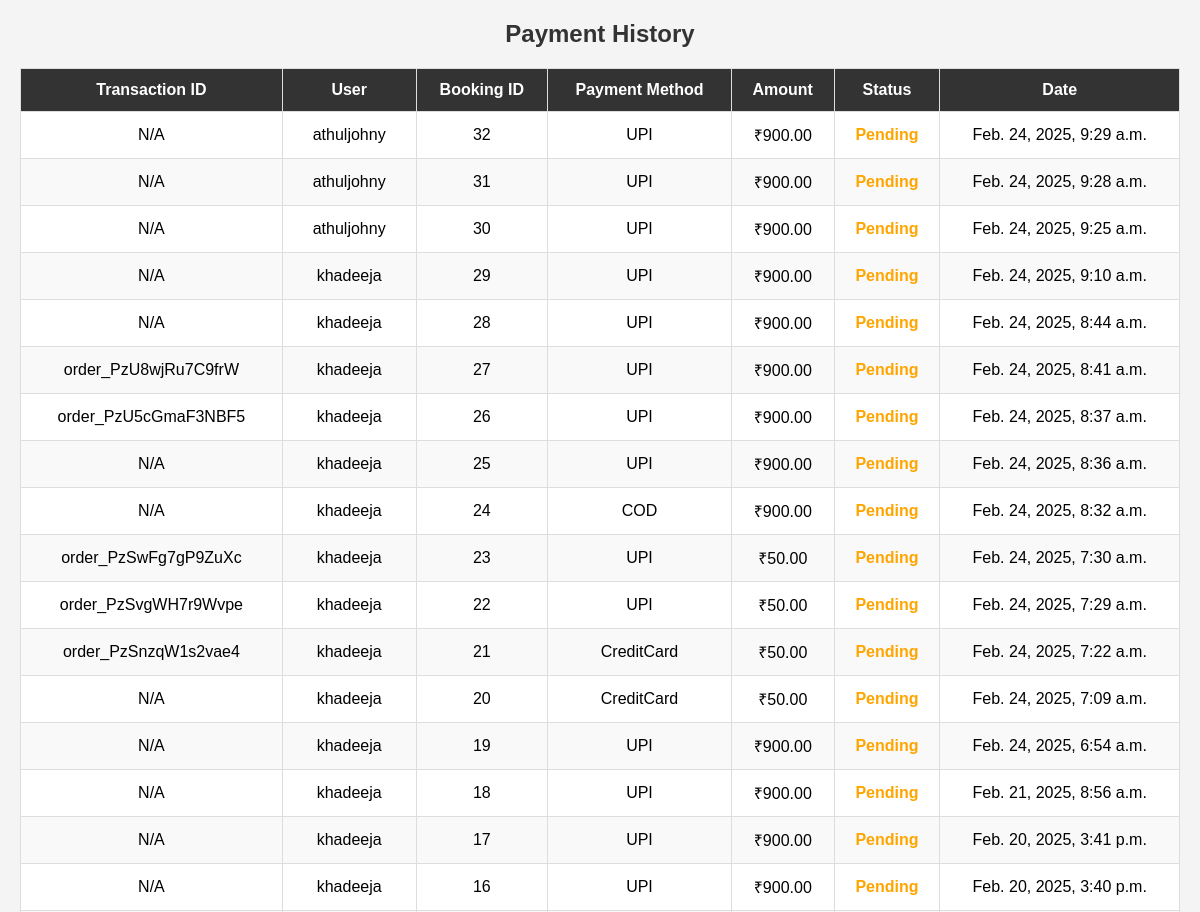
Before: /payments/ (signed in, upper part) with the older database file.
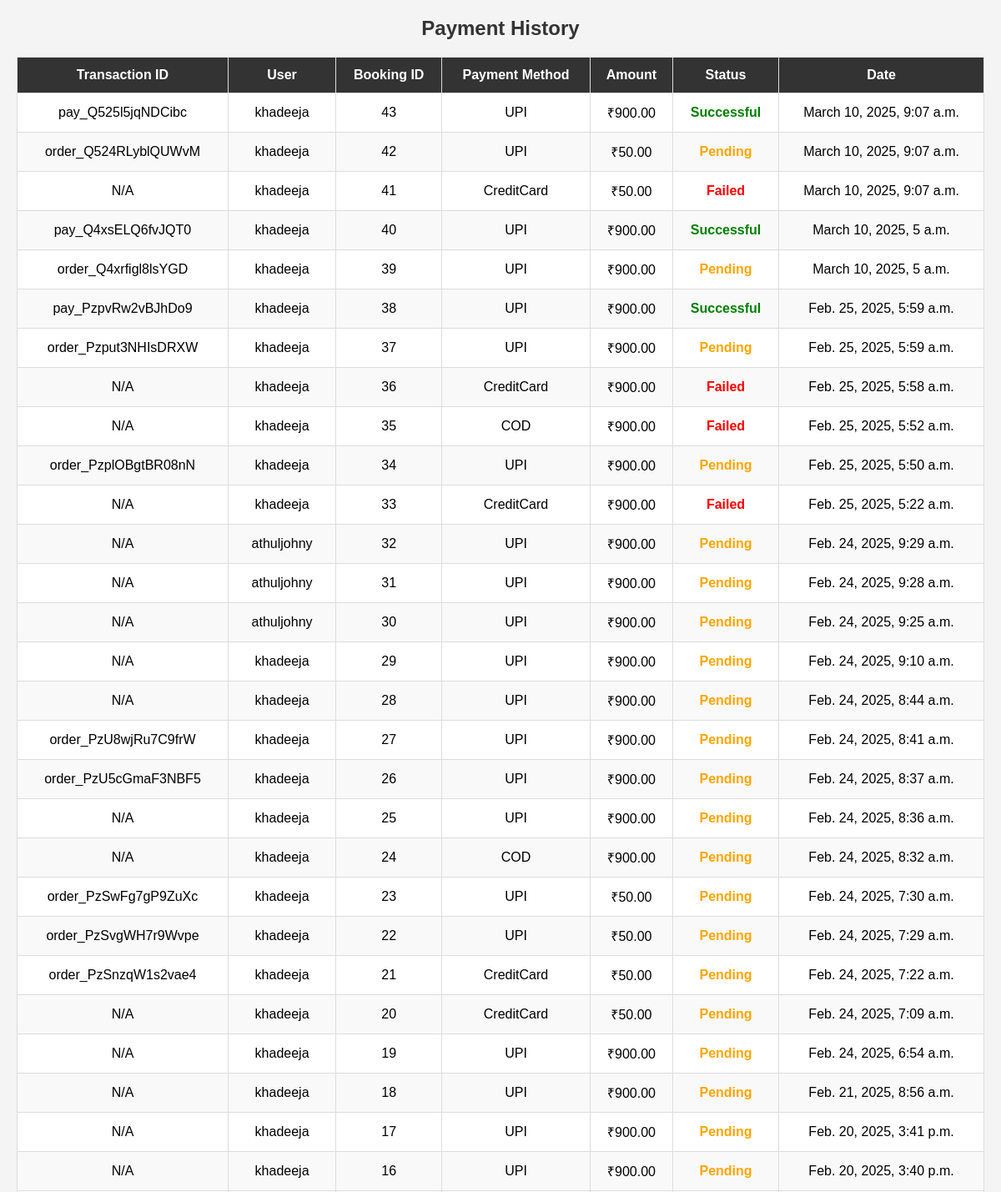
After: the same page with the newer database file.
### booking/models.py (models this page shows, shortened)
class Payment(models.Model):
    PAYMENT_METHOD_CHOICES = [
        ('UPI', 'UPI'),
        ('Debit Card', 'Debit Card'),
        ('Credit Card', 'Credit Card'),
        ('COD', 'Cash on Delivery')
    ]
    PAYMENT_STATUS_CHOICES = [
        ('Pending', 'Pending'),
        ('Successful', 'Successful'),
        ('Failed', 'Failed'),
        ('Cancelled', 'Cancelled')
    ]
    user = models.ForeignKey(CustomUser, on_delete=models.CASCADE)
    booking = models.ForeignKey(CylinderBooking, on_delete=models.CASCADE, related_name="payments")
    payment_method = models.CharField(max_length=20, choices=PAYMENT_METHOD_CHOICES)
    payment_status = models.CharField(max_length=20, choices=PAYMENT_STATUS_CHOICES, default='Pending')
    amount = models.DecimalField(max_digits=10, decimal_places=2)
    payment_date = models.DateTimeField(default=timezone.now)
    transaction_id = models.CharField(max_length=100, null=True, blank=True)

class CustomUser(AbstractUser):
    phone = models.IntegerField(null=True, blank=True,unique=True)

class CylinderBooking(models.Model):
    PAYMENT_METHOD_CHOICES = [
        ('UPI', 'UPI'),
        ('CreditCard', 'Credit Card'),
        ('COD', 'Cash on Delivery')
    ]
    CYLINDER_TYPE_CHOICE=[
        ('Domestic','Domestic'),
        ('commercial','Commercial')
    ]
    user = models.ForeignKey(CustomUser, on_delete=models.CASCADE)
    cylinder_type = models.CharField(max_length=20,choices=CYLINDER_TYPE_CHOICE)
    payment_method = models.CharField(max_length=20, choices=PAYMENT_METHOD_CHOICES)
    payment_status = models.BooleanField(default=False)
    booking_date = models.DateTimeField(auto_now_add=True
    )
    delivery_staff = models.ForeignKey(DeliveryStaff, null=True, blank=True, on_delete=models.SET_NULL)

### booking/views.py (the view)
# urls.py: path('payments/',views.PaymentHistoryView.as_view(), name='payment_history'),
@method_decorator(decs,name="dispatch")
class PaymentHistoryView(ListView):
    model = Payment
    template_name = 'payment_history.html'
    context_object_name = 'payments'
    ordering = ['-payment_date']

### booking/templates/payment_history.html (shortened to what this page needs)
<!DOCTYPE html>
<html lang="en">
<head>
</head>
<body>
    <h2>Payment History</h2>
    <table>
        <thead>
            <tr>
                <th>Transaction ID</th>
                <th>User</th>
                <th>Booking ID</th>
                <th>Payment Method</th>
                <th>Amount</th>
                <th>Status</th>
                <th>Date</th>
            </tr>
        </thead>
        <tbody>
            {% for payment in payments %}
            <tr>
                <td>{{ payment.transaction_id|default:"N/A" }}</td>
                <td>{{ payment.user.username }}</td>
                <td>{{ payment.booking.id }}</td>
                <td>{{ payment.payment_method }}</td>
                <td>₹{{ payment.amount }}</td>
                <td>
                    {% if payment.payment_status == "Successful" %}
                        <span class="status-success">Successful</span>
                    {% elif payment.payment_status == "Pending" %}
                        <span class="status-pending">Pending</span>
                    {% else %}
                        <span class="status-failed">Failed</span>
                    {% endif %}
                </td>
                <td>{{ payment.payment_date }}</td>
            </tr>
            {% empty %}
            <tr>
                <td colspan="7">No payments found.</td>
            </tr>
            {% endfor %}
        </tbody>
    </table>
</body>
</html>

Changed rows visible on the page:
added Payment: transaction_id "pay_Q525l5jqNDCibc", user.username "khadeeja", booking.id "43", payment_method "UPI", amount "900.00", payment_status "Successful", payment_date "March 10, 2025, 9:07 a.m."
added Payment: transaction_id "order_Q524RLyblQUWvM", user.username "khadeeja", booking.id "42", payment_method "UPI", amount "50.00", payment_status "Pending", payment_date "March 10, 2025, 9:07 a.m."
added Payment: transaction_id "N/A", user.username "khadeeja", booking.id "41", payment_method "CreditCard", amount "50.00", payment_status "Failed", payment_date "March 10, 2025, 9:07 a.m."
added Payment: transaction_id "pay_Q4xsELQ6fvJQT0", user.username "khadeeja", booking.id "40", payment_method "UPI", amount "900.00", payment_status "Successful", payment_date "March 10, 2025, 5 a.m."
added Payment: transaction_id "order_Q4xrfigl8lsYGD", user.username "khadeeja", booking.id "39", payment_method "UPI", amount "900.00", payment_status "Pending", payment_date "March 10, 2025, 5 a.m."
added Payment: transaction_id "pay_PzpvRw2vBJhDo9", user.username "khadeeja", booking.id "38", payment_method "UPI", amount "900.00", payment_status "Successful", payment_date "Feb. 25, 2025, 5:59 a.m."
added Payment: transaction_id "order_Pzput3NHIsDRXW", user.username "khadeeja", booking.id "37", payment_method "UPI", amount "900.00", payment_status "Pending", payment_date "Feb. 25, 2025, 5:59 a.m."
added Payment: transaction_id "N/A", user.username "khadeeja", booking.id "36", payment_method "CreditCard", amount "900.00", payment_status "Failed", payment_date "Feb. 25, 2025, 5:58 a.m."
added Payment: transaction_id "N/A", user.username "khadeeja", booking.id "35", payment_method "COD", amount "900.00", payment_status "Failed", payment_date "Feb. 25, 2025, 5:52 a.m."
added Payment: transaction_id "order_PzplOBgtBR08nN", user.username "khadeeja", booking.id "34", payment_method "UPI", amount "900.00", payment_status "Pending", payment_date "Feb. 25, 2025, 5:50 a.m."
added Payment: transaction_id "N/A", user.username "khadeeja", booking.id "33", payment_method "CreditCard", amount "900.00", payment_status "Failed", payment_date "Feb. 25, 2025, 5:22 a.m."
